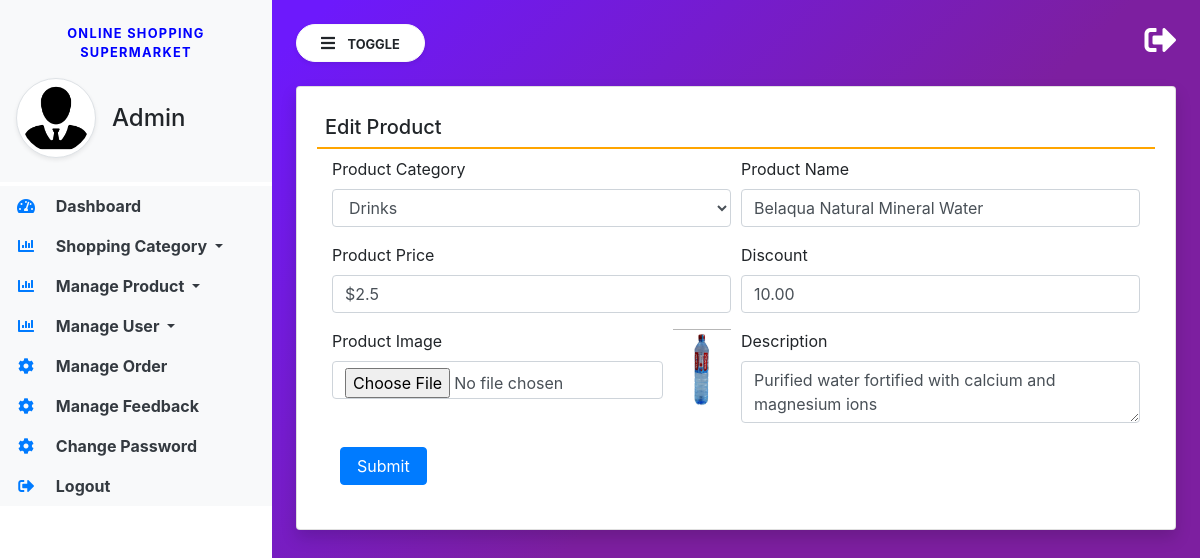
The app's page /edit-product/2/ with its own data.
### groceryapp/models.py (models this page shows, shortened)
class Product(models.Model):
    category = models.ForeignKey(Category, on_delete=models.CASCADE, null=True, blank=True)
    name = models.CharField(max_length=100, null=True, blank=True)
    image = models.FileField(null=True, blank=True)
    description = models.TextField(null=True, blank=True)
    price = models.CharField(max_length=100, null=True, blank=True)
    discount = models.CharField(max_length=100, null=True, blank=True)
    updated = models.DateTimeField(auto_now=True)
    created = models.DateTimeField(auto_now_add=True)

class Category(models.Model):
    name = models.CharField(max_length=100, null=True, blank=True)
    created = models.DateTimeField(auto_now_add=True)

### groceryapp/views.py (the view, shortened to what this page needs)
# urls.py: path('edit-product/<int:pid>/', edit_product, name="edit_product"),
def edit_product(request, pid):
    product = Product.objects.get(id=pid)
    category = Category.objects.all()
    return render(request, 'edit_product.html', locals())

### groceryapp/templates/edit_product.html (shortened to what this page needs)
{% extends 'admin_base.html' %}
{% block main %}
<div class="card shadow">
    <div class="card-body">
        <h5 class="p-2" style="border-bottom: 2px solid orange;">Edit Product</h5>
        <div class="container-fluid">
            <form action="" method="post" enctype="multipart/form-data">
                <div class="form-row">
                    <div class="col-sm-6">
                        <div class="form-group">
                            <label>Product Category</label>
                            <select name="category" class="form-control" required>
                                {% for i in category %}
                                <option value="{{i.id}}" {% if i.id == product.category.id %}selected{% endif %}>{{i.name}}</option>
                                {% endfor %}
                            </select>
                        </div>
                    </div>
                    <div class="col-sm-6">
                        <div class="form-group">
                            <label>Product Name</label>
                            <input type="text" name="name" class="form-control" value="{{product.name}}" placeholder="Category Name">
                        </div>
                    </div>
                    <div class="col-sm-6">
                        <div class="form-group">
                            <label>Product Price</label>
                            <input type="text" name="price" class="form-control" value="{{product.price}}" placeholder="Product Price">
                        </div>
                    </div>
                    <div class="col-sm-6">
                        <div class="form-group">
                            <label>Discount</label>
                            <input type="text" name="discount" class="form-control" value="{{product.discount}}" placeholder="Apply Discount">
                        </div>
                    </div>
                    <div class="col-sm-5">
                        <div class="form-group">
                            <label>Product Image</label>
                            <input type="file" name="image" class="form-control">
                        </div>
                    </div>
                    <div class="col-sm-1">
                        <img src="{{product.image.url}}" style="width:100%;height:80px">
                    </div>
                    <div class="col-sm-6">
                        <div class="form-group">
                            <label>Description</label>
                            <textarea name="desc" class="form-control" placeholder="write description here">{{product.description}}</textarea>
                        </div>
                    </div>
                </div>
                <input type="submit" value="Submit" class="m-2 px-3 btn btn-primary">
            </form>
        </div>
    </div>
</div>
{% endblock %}

### groceryapp/static/css/sidebar.css (style rules this page uses)
body { background-image : linear-gradient(135.9deg,rgba(109,25,252,1) 16.4%,rgba(125,31,160,1) 56.1%); min-height:100vh; }

### records on screen
Product: category "Drinks", name "Belaqua Natural Mineral Water", price "$2.5", discount "10.00", image (picture), desc "Purified water fortified with calcium and magnesium ions"
